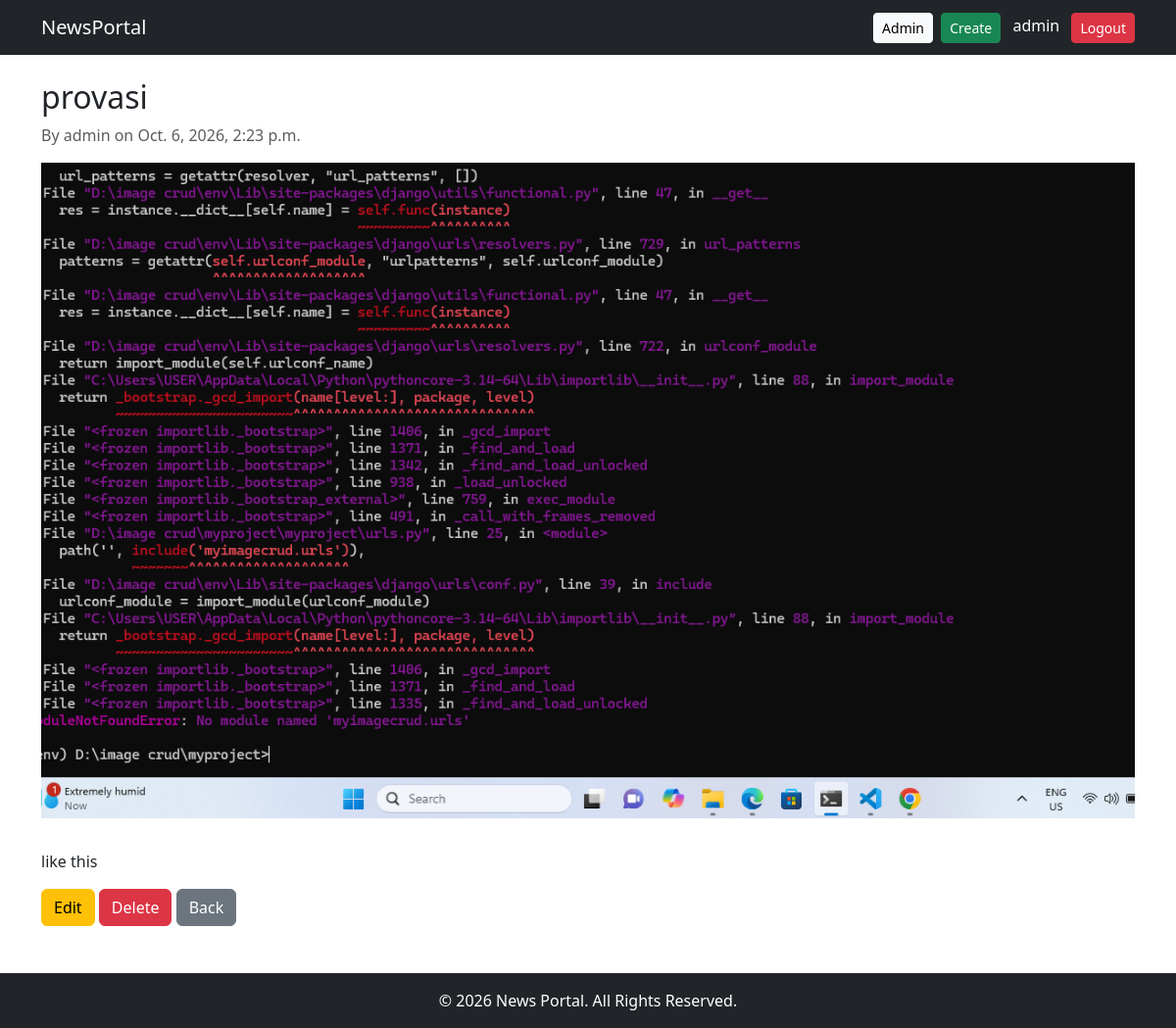
/news/3/ (signed in), run on the app's committed database.
### newsApp/models.py (models this page shows, shortened)
class News(models.Model):
    title = models.CharField(max_length=200)
    content = models.TextField()
    thumbnail = models.ImageField(upload_to='news_thumbnails/')
    published_date = models.DateTimeField(auto_now_add=True)
    author = models.ForeignKey(User, on_delete=models.CASCADE)
    class Meta:
        ordering = ['-published_date']
        verbose_name_plural = "News"

### newsApp/views.py (the view)
# urls.py: path('news/<int:pk>/', views.news_detail, name='news_detail'),
def news_detail(request, pk):
    news = get_object_or_404(News, pk=pk)
    return render(request, 'news_detail.html', {'news': news})

### templates/news_detail.html
{% extends 'master/base.html' %}
{% block content %}
<h2>{{ news.title }}</h2>
<p class="text-muted">By {{ news.author }} on {{ news.published_date }}</p>
{% if news.thumbnail %}<img src="{{ news.thumbnail.url }}" class="img-fluid mb-3">{% endif %}
<p>{{ news.content|linebreaks }}</p>
{% if user == news.author %}
  <a href="{% url 'news_update' news.pk %}" class="btn btn-warning">Edit</a>
  <a href="{% url 'news_delete' news.pk %}" class="btn btn-danger">Delete</a>
{% endif %}
<a href="{% url 'home' %}" class="btn btn-secondary">Back</a>
{% endblock %}

### templates/master/nav.html (shortened to what this page needs)
<nav class="navbar navbar-dark bg-dark navbar-expand-lg">
  <div class="container">
    <a class="navbar-brand" href="{% url 'home' %}">NewsPortal</a>
    <div class="ms-auto">
      <a href="/admin/" class="btn btn-sm btn-light">Admin</a>
      {% if user.is_authenticated %}
        <a href="{% url 'news_create' %}" class="btn btn-sm btn-success ms-1">Create</a>
        <span class="text-white mx-2">{{ user.username }}</span>
        <form action="{% url 'logout' %}" method="post" class="d-inline">
            <button type="submit" class="btn btn-sm btn-danger">Logout</button>
        </form>
      {% else %}
        <a href="{% url 'login' %}" class="btn btn-sm btn-primary ms-1">Login</a>
        <a href="{% url 'register' %}" class="btn btn-sm btn-warning ms-1">Register</a>
      {% endif %}
    </div>
  </div>
</nav>

### data on the page
News: title "provasi", author "admin", published_date "Oct. 6, 2026, 2:23 p.m.", thumbnail (picture), content "like this"

### other printed values
{{ user.username }} "admin"
